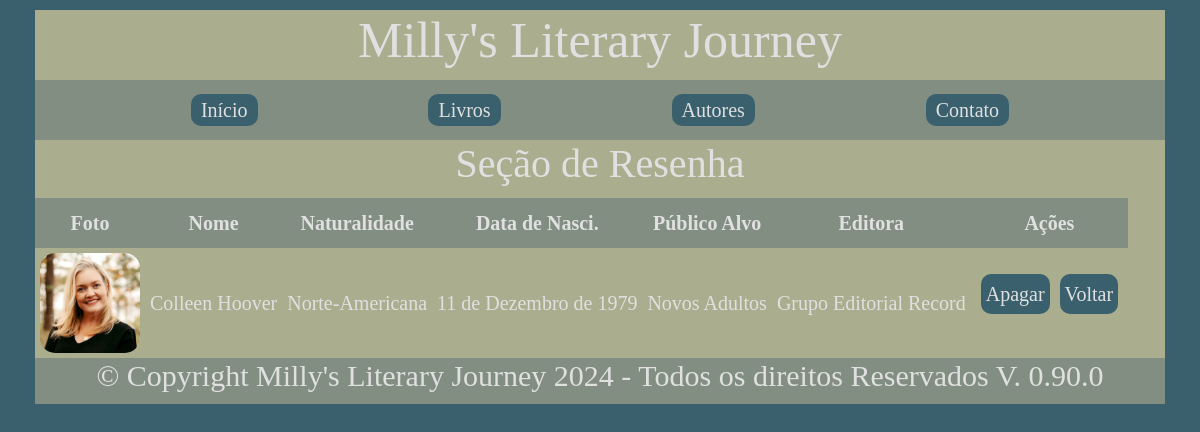
The page /secaoUsuario/listaObjetosApagarAutor/autor on the database its author committed.
### app/models.py (models this page shows, shortened)
class Autor(models.Model):
    imagem = models.ImageField(upload_to="media", blank=True)
    nome = models.CharField(max_length=80, blank=False)
    naturalidade = models.CharField(max_length=100, blank=False)
    nascimento = models.DateField(blank=False)
    generoAutor = models.ManyToManyField(Genero)
    publicoAlvo = models.CharField(max_length=50, blank=False)
    editora = models.CharField(max_length=70, blank=True)
    resumo = models.TextField(blank=False)
    capaMaisLido01 = models.ImageField(upload_to="media", blank=True)
    capaMaisLido02 = models.ImageField(upload_to="media", blank=True)
    capaMaisLido03 = models.ImageField(upload_to="media", blank=True)
    maisLido = models.TextField(blank=True)
    livros = models.TextField(blank=True)

### app/views.py (the view)
# urls.py: path('secaoUsuario/listaObjetosApagarAutor/<str:tipo>', listaObjetosApagarAutor, name="listaObjetosApagarAutor"),
def listaObjetosApagarAutor(request, tipo):
    modelo, _ = obter_modelo_form(tipo)
    objetos = modelo.objects.all()
    titulo = tipo.capitalize()
    dadosPagina = {
        'paginaAtiva': 'listaObjetos',
        'titulo' : titulo,
        'tipo': tipo,
        'objetos': objetos,
    }
    return render(request, "listaObjetosApagarAutor.html", dadosPagina)

### app/views.py (called while the page is built)
def obter_modelo_form(tipo):
    if tipo == "livro":
        return Livro, livroForm
    elif tipo == "autor":
        return Autor, AutorForm
    elif tipo == "genero":
        return Genero, GeneroForm
    elif tipo == "observacoes":
        return Observacoes, ObservacoesForm
    elif tipo == "video":
        return Video, VideoForm
    else:
        raise ValueError("Tipo inválido")

### app/templates/listaObjetosApagarAutor.html (shortened to what this page needs)
{% extends 'base.html' %}
{% load static %}
{% block estilo %}
    <link rel="stylesheet" type="text/css" href="{% static 'CSS/estiloLink.css' %}">
    <link rel="stylesheet" type="text/css" href="{% static 'CSS/estilo.css' %}">
    <link rel="stylesheet" type="text/css" href="{% static 'CSS/estiloTabelaLivro.css' %}">
    <link rel="stylesheet" type="text/css" href="{% static 'CSS/estiloResposividadeLivro.css' %}">
{% endblock %}
{% block conteudo %}
        <div id="secao">
            <h2>Seção de Resenha</h2>
        </div>
        <div id="livro">
            <table>
                <thead>
                    <tr>
                        <th>Foto</th>
                        <th>Nome</th>
                        <th>Naturalidade</th>
                        <th>Data de Nasci.</th>
                        <th>Público Alvo</th>
                        <th>Editora</th>
                        <th>Ações</th>
                    </tr>
                </thead>
                <tbody>
                    {% for item in objetos %}
                        <tr>
                            <td><img src="{{ item.imagem.url }}" style="max-width: 100px"></td>
                            <td>{{ item.nome }}</td>
                            <td>{{ item.naturalidade }}</td>
                            <td>{{ item.nascimento }}</td>
                            <td>{{ item.publicoAlvo }}</td>
                            <td>{{ item.editora }}</td>
                            <td id="opcoes">
                                <a href="{% url 'secaoApagar' tipo=tipo pk=item.id %}">Apagar</a>
                                <a href="{% url 'secaoUsuario' %}">Voltar</a>
                            </td>
                        </tr>
                    {% endfor %}
                </tbody>
            </table>
        </div>
{% endblock %}

### app/static/CSS/estiloLink.css (style rules this page uses)
a { color: #E0E0E0; }

### app/static/CSS/estilo.css (style rules this page uses)
* { font-family: 'serifadas', Times, serif; text-align: justify; color: #E0E0E0; font-size: 20px; }
h2 { text-align: center; }
body { background-color: #3A606E; padding: 5px; }

### app/static/CSS/estiloTabelaLivro.css (style rules this page uses)
img { max-width: 100px; }
#secao { background-color: #AAAE8E; }
#secao h2 { text-align: center; }
#livro { background-color: #AAAE8E; justify-content: space-evenly; }
#livro th { background-color: #828E82; padding: 10px; text-align: center; }
#livro td { background-color: #AAAE8E; padding: 5px; text-align: center; }
#livro td a { text-decoration: none; padding: 5px 5px; margin: 5px; background: #3A606E; border-radius: 10px; }
#livro td img { border-radius: 15px; }

### app/static/CSS/estiloResposividadeLivro.css (style rules this page uses)
#secao { grid-area: secao; }
#livro { grid-area: livro; }
@media (min-width: 700px) { #opcoes { display: flex; flex-direction: column; } }
@media (min-width: 900px) { #opcoes { display: flex; flex-direction: row; margin-top: 10%; } }

### rows shown on the page
Autor: imagem (picture), nome "Colleen Hoover", naturalidade "Norte-Americana", nascimento "11 de Dezembro de 1979", publicoAlvo "Novos Adultos", editora "Grupo Editorial Record"
